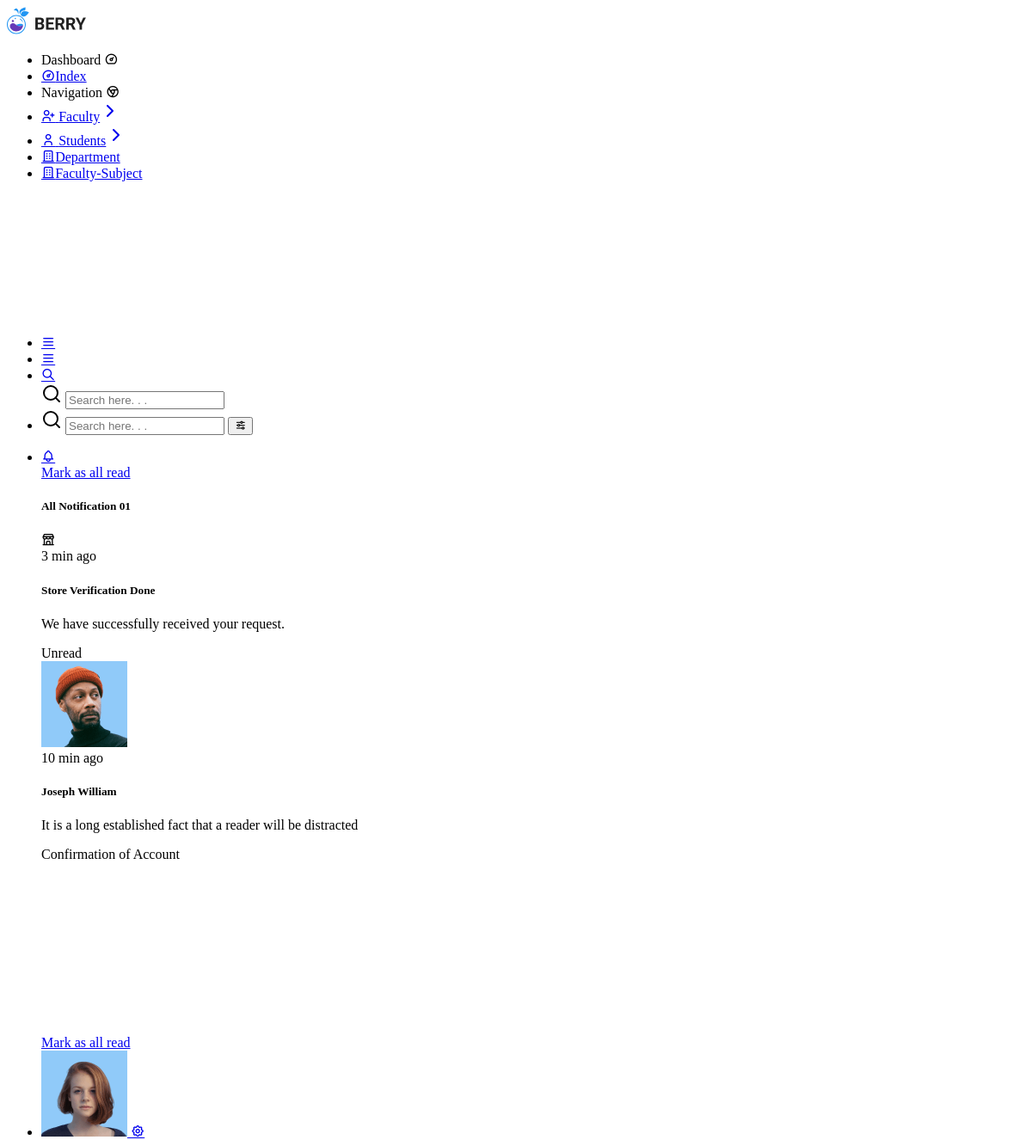
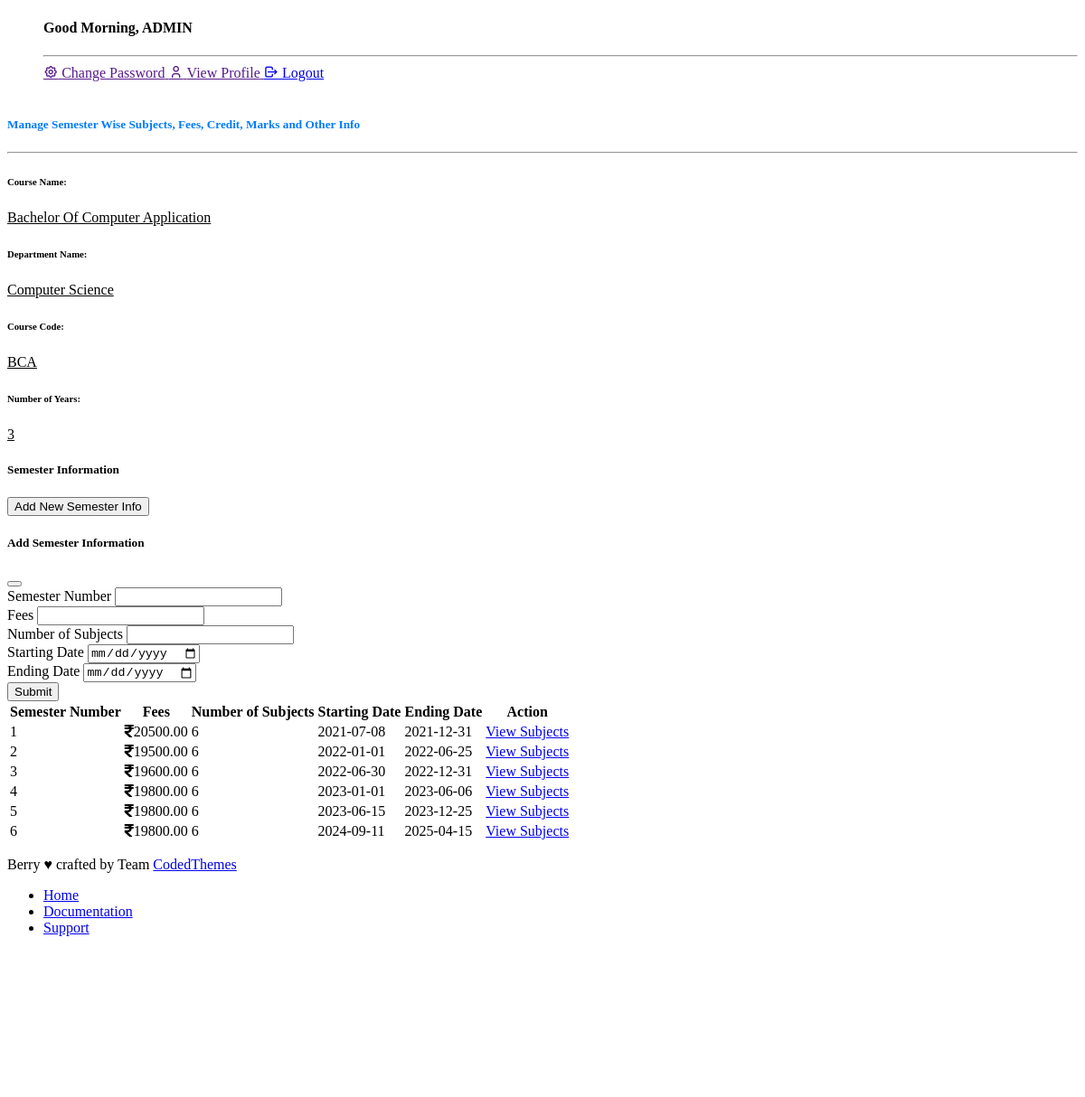
/admin/view_sem_info.php?course_id=1, run on the app's committed database (2 pictures, top to bottom).
### tables this page shows
CREATE TABLE IF NOT EXISTS `courseinfo` (
  `CourseID` int NOT NULL AUTO_INCREMENT,
  `CourseName` varchar(255) NOT NULL,
  `CourseCode` varchar(50) NOT NULL,
  `NumberOfYears` int NOT NULL,
  `Description` text,
  `id` int DEFAULT NULL,
  PRIMARY KEY (`CourseID`),
  UNIQUE KEY `CourseCode` (`CourseCode`)
);

CREATE TABLE IF NOT EXISTS `departments` (
  `id` int NOT NULL AUTO_INCREMENT,
  `department_name` varchar(100) NOT NULL,
  `department_code` varchar(10) NOT NULL,
  `icon` varchar(100) DEFAULT NULL,
  PRIMARY KEY (`id`),
  UNIQUE KEY `department_code` (`department_code`)
);

CREATE TABLE IF NOT EXISTS `semesterdetails` (
  `SemesterNumber` int NOT NULL,
  `CourseID` int NOT NULL,
  `Fees` decimal(10,2) DEFAULT NULL,
  `NumberOfSubjects` int DEFAULT NULL,
  `StartingDate` date DEFAULT NULL,
  `EndingDate` date DEFAULT NULL,
  `sem_id` int NOT NULL AUTO_INCREMENT,
  PRIMARY KEY (`sem_id`)
);

### admin/view_sem_info.php (the view, shortened to what this page needs)
<?php
include('../connection.php');
$course_id = $_GET['course_id'];
$sql = "
SELECT *
FROM `courseinfo` as c
join departments as d
on d.id=c.id
where c.CourseID='$course_id'
";
$course_result = $conn->query($sql);
$course_row = $course_result->fetch_assoc();
?>
<!doctype html>
<html lang="en">
<head>
    <link rel="stylesheet" href="https://cdnjs.cloudflare.com/ajax/libs/font-awesome/4.7.0/css/font-awesome.css" />
    <?php
    include_once('up_link.php');
    ?>
</head>
<body>
    <nav class="pc-sidebar">
        <div class="navbar-wrapper">
            <div class="m-header">
                <a href="" class="b-brand text-primary">
                    <img src="assets/images/logo-dark.svg" alt="" class="logo logo-lg" />
                </a>
            </div>
            <div class="navbar-content">
                <?php
                include_once('navbar.php');
                ?>
            </div>
        </div>
    </nav>
    <header class="pc-header">
        <?php
        include_once('header.php');
        ?>
    </header>
    <div class="pc-container">
        <div class="pc-content">
            <div class="page-header">
                <div class="page-block">
                    <div class="row align-items-center">
                        <div class="col">
                            <div class="page-header-title">
                                <h5 class="m-b-10 text-center" style="font-weight: bold; color: #007bff;">Manage
                                    Semester Wise Subjects, Fees, Credit, Marks and Other Info</h5>
                                <div class="row">
                                    <hr />
                                    <div class="col-md-6">
                                        <h6 style="font-weight: bold;">Course Name:</h6>
                                        <p><u><?php echo $course_row['CourseName']; ?></u></p>
                                    </div>
                                    <div class="col-md-6">
                                        <h6 style="font-weight: bold;">Department Name:</h6>
                                        <p><u><?php echo $course_row['department_name']; ?></u></p>
                                    </div>
                                </div>
                                <div class="row">
                                    <div class="col-md-6">
                                        <h6 style="font-weight: bold;">Course Code:</h6>
                                        <p><u><?php echo $course_row['CourseCode']; ?></u></p>
                                    </div>
                                    <div class="col-md-6">
                                        <h6 style="font-weight: bold;">Number of Years:</h6>
                                        <p><u><?php echo $course_row['NumberOfYears']; ?></u></p>
                                    </div>
                                </div>
                            </div>
                        </div>
                    </div>
                </div>
            </div>
            <div class="row">
                <div class="col-md-12">
                    <div class="card">
                        <div class="card-header d-flex justify-content-between align-items-center">
                            <h5 class="card-title">Semester Information</h5>
                            <button type="button" class="btn btn-primary" data-bs-toggle="modal"
                                data-bs-target="#addSemesterModal">
                                Add New Semester Info
                            </button>
                        </div>
                        <div class="modal fade" id="addSemesterModal" tabindex="-1"
                            aria-labelledby="addSemesterModalLabel">
                            <div class="modal-dialog">
                                <div class="modal-content">
                                    <div class="modal-header">
                                        <h5 class="modal-title" id="addSemesterModalLabel">Add Semester Information</h5>
                                        <button type="button" class="btn-close" data-bs-dismiss="modal"
                                            aria-label="Close"></button>
                                    </div>
                                    <div class="modal-body">
                                        <form action="add_semester_info.php" method="POST">
                                            <div class="mb-3">
                                                <label for="semesterNumber" class="form-label">Semester Number</label>
                                                <input type="text" class="form-control" id="semesterNumber"
                                                    name="semesterNumber" required>
                                            </div>
                                            <div class="mb-3">
                                                <label for="fees" class="form-label">Fees</label>
                                                <input type="number" class="form-control" id="fees" name="fees"
                                                    required>
                                            </div>
                                            <div class="mb-3">
                                                <label for="numberOfSubjects" class="form-label">Number of
                                                    Subjects</label>
                                                <input type="number" class="form-control" id="numberOfSubjects"
                                                    name="numberOfSubjects" required>
                                            </div>
                                            <div class="mb-3">
                                                <label for="startingDate" class="form-label">Starting Date</label>
                                                <input type="date" class="form-control" id="startingDate"
                                                    name="startingDate" required>
                                            </div>
                                            <div class="mb-3">
                                                <label for="endingDate" class="form-label">Ending Date</label>
                                                <input type="date" class="form-control" id="endingDate"
                                                    name="endingDate" required>
                                            </div>
                                            <button type="submit" class="btn btn-primary">Submit</button>
                                        </form>
                                    </div>
                                </div>
                            </div>
                        </div>
                        <div class="card-body">
                            <div class="table-responsive">
                                <table class="table table-striped table-bordered">
                                    <thead>
                                        <tr>
                                            <th>Semester Number</th>
                                            <th>Fees</th>
                                            <th>Number of Subjects</th>
                                            <th>Starting Date</th>
                                            <th>Ending Date</th>
                                            <th>Action</th>
                                        </tr>
                                    </thead>
                                    <tbody>
                                        <?php
                                        $semester_sql = "
                                        SELECT sem_id,SemesterNumber, CourseID, Fees, NumberOfSubjects, StartingDate, EndingDate
                                        FROM semesterdetails
                                        WHERE CourseID='$course_id'
                                        order by SemesterNumber";
                                        $semester_result = $conn->query($semester_sql);
                                        if ($semester_result->num_rows > 0) {
                                            while ($semester_row = $semester_result->fetch_assoc()) {
                                                $sem_id = $semester_row['sem_id'];
                                                echo '<tr>';
                                                echo "<td>" . $semester_row['SemesterNumber'] . "</td>";
                                                echo "<td><i class='fa fa-inr'></i>" . $semester_row['Fees'] . "</td>";
                                                echo "<td>" . $semester_row['NumberOfSubjects'] . "</td>";
                                                echo "<td>" . $semester_row['StartingDate'] . "</td>";
                                                echo "<td>" . $semester_row['EndingDate'] . "</td>";
                                               echo "<td><a href='get_subjects.php?semester_id=$sem_id' class='btn btn-success'>View Subjects</a></td>";
                                                echo "</tr>";
                                            }
                                        } else {
                                            echo "<tr><td colspan='5'>No semester information found</td></tr>";
                                        }
                                        ?>
                                    </tbody>
                                </table>
                            </div>
                        </div>
                    </div>
                </div>
            </div>
        </div>
    </div>
    <footer class="pc-footer">
        <?php
        include_once('footer.php');
        ?>
    </footer>
</body>
</html>

### data on the page
courseinfo: CourseName "Bachelor Of Computer Application", departments.department_name "Computer Science", CourseCode "BCA", NumberOfYears "3"
semesterdetails: SemesterNumber "1", Fees "20500.00", NumberOfSubjects "6", StartingDate "2021-07-08", EndingDate "2021-12-31"
semesterdetails: SemesterNumber "2", Fees "19500.00", NumberOfSubjects "6", StartingDate "2022-01-01", EndingDate "2022-06-25"
semesterdetails: SemesterNumber "3", Fees "19600.00", NumberOfSubjects "6", StartingDate "2022-06-30", EndingDate "2022-12-31"
semesterdetails: SemesterNumber "4", Fees "19800.00", NumberOfSubjects "6", StartingDate "2023-01-01", EndingDate "2023-06-06"
semesterdetails: SemesterNumber "5", Fees "19800.00", NumberOfSubjects "6", StartingDate "2023-06-15", EndingDate "2023-12-25"
semesterdetails: SemesterNumber "6", Fees "19800.00", NumberOfSubjects "6", StartingDate "2024-09-11", EndingDate "2025-04-15"
